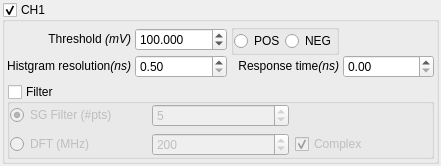
<?xml version="1.0" encoding="UTF-8"?>
<ui version="4.0">
 <class>ap240w::findSlopeForm</class>
 <widget class="QWidget" name="ap240w::findSlopeForm">
  <property name="geometry">
   <rect>
    <x>0</x>
    <y>0</y>
    <width>441</width>
    <height>139</height>
   </rect>
  </property>
  <property name="windowTitle">
   <string>Form</string>
  </property>
  <layout class="QGridLayout" name="gridLayout_2">
   <property name="leftMargin">
    <number>2</number>
   </property>
   <property name="topMargin">
    <number>2</number>
   </property>
   <property name="rightMargin">
    <number>2</number>
   </property>
   <property name="bottomMargin">
    <number>2</number>
   </property>
   <item row="0" column="0">
    <layout class="QVBoxLayout" name="verticalLayout">
     <property name="spacing">
      <number>0</number>
     </property>
     <item>
      <widget class="QGroupBox" name="groupBox">
       <property name="title">
        <string>CH1</string>
       </property>
       <property name="checkable">
        <bool>true</bool>
       </property>
       <layout class="QGridLayout" name="gridLayout_3">
        <property name="leftMargin">
         <number>2</number>
        </property>
        <property name="topMargin">
         <number>2</number>
        </property>
        <property name="rightMargin">
         <number>2</number>
        </property>
        <property name="bottomMargin">
         <number>2</number>
        </property>
        <item row="0" column="0">
         <layout class="QVBoxLayout" name="verticalLayout_2">
          <property name="spacing">
           <number>0</number>
          </property>
          <item>
           <layout class="QGridLayout" name="gridLayout_6">
            <property name="horizontalSpacing">
             <number>4</number>
            </property>
            <property name="verticalSpacing">
             <number>0</number>
            </property>
            <item row="0" column="0">
             <widget class="QLabel" name="label">
              <property name="text">
               <string>Threshold &lt;i&gt;(mV)&lt;/i&gt;</string>
              </property>
              <property name="textFormat">
               <enum>Qt::RichText</enum>
              </property>
              <property name="alignment">
               <set>Qt::AlignRight|Qt::AlignTrailing|Qt::AlignVCenter</set>
              </property>
             </widget>
            </item>
            <item row="0" column="1">
             <widget class="QDoubleSpinBox" name="doubleSpinBox">
              <property name="prefix">
               <string/>
              </property>
              <property name="suffix">
               <string/>
              </property>
              <property name="decimals">
               <number>3</number>
              </property>
              <property name="minimum">
               <double>-5000.000000000000000</double>
              </property>
              <property name="maximum">
               <double>5000.000000000000000</double>
              </property>
              <property name="singleStep">
               <double>1.000000000000000</double>
              </property>
              <property name="value">
               <double>100.000000000000000</double>
              </property>
             </widget>
            </item>
            <item row="1" column="0">
             <widget class="QLabel" name="label_3">
              <property name="text">
               <string>Histgram resolution&lt;i&gt;(ns)&lt;/i&gt;</string>
              </property>
              <property name="alignment">
               <set>Qt::AlignRight|Qt::AlignTrailing|Qt::AlignVCenter</set>
              </property>
             </widget>
            </item>
            <item row="1" column="1">
             <widget class="QDoubleSpinBox" name="doubleSpinBox_resolution">
              <property name="minimum">
               <double>0.500000000000000</double>
              </property>
              <property name="maximum">
               <double>50.000000000000000</double>
              </property>
              <property name="singleStep">
               <double>0.500000000000000</double>
              </property>
             </widget>
            </item>
            <item row="0" column="2">
             <widget class="QGroupBox" name="groupBox_2">
              <property name="title">
               <string/>
              </property>
              <layout class="QHBoxLayout" name="horizontalLayout_2">
               <property name="leftMargin">
                <number>0</number>
               </property>
               <property name="topMargin">
                <number>0</number>
               </property>
               <property name="rightMargin">
                <number>0</number>
               </property>
               <property name="bottomMargin">
                <number>0</number>
               </property>
               <item>
                <layout class="QHBoxLayout" name="horizontalLayout">
                 <property name="spacing">
                  <number>0</number>
                 </property>
                 <item>
                  <widget class="QRadioButton" name="radioButton_pos">
                   <property name="text">
                    <string>POS</string>
                   </property>
                  </widget>
                 </item>
                 <item>
                  <widget class="QRadioButton" name="radioButton_neg">
                   <property name="text">
                    <string>NEG</string>
                   </property>
                  </widget>
                 </item>
                </layout>
               </item>
              </layout>
             </widget>
            </item>
            <item row="1" column="2">
             <widget class="QLabel" name="label_2">
              <property name="text">
               <string>&lt;html&gt;&lt;head/&gt;&lt;body&gt;&lt;p&gt;Response time&lt;span style=&quot; font-style:italic;&quot;&gt;(ns)&lt;/span&gt;&lt;/p&gt;&lt;/body&gt;&lt;/html&gt;</string>
              </property>
              <property name="alignment">
               <set>Qt::AlignRight|Qt::AlignTrailing|Qt::AlignVCenter</set>
              </property>
             </widget>
            </item>
            <item row="1" column="3">
             <widget class="QDoubleSpinBox" name="doubleSpinBox_resp"/>
            </item>
           </layout>
          </item>
         </layout>
        </item>
        <item row="1" column="0">
         <widget class="QGroupBox" name="groupBox_filter">
          <property name="title">
           <string>Filter</string>
          </property>
          <property name="flat">
           <bool>true</bool>
          </property>
          <property name="checkable">
           <bool>true</bool>
          </property>
          <property name="checked">
           <bool>false</bool>
          </property>
          <layout class="QGridLayout" name="gridLayout_4">
           <property name="leftMargin">
            <number>0</number>
           </property>
           <property name="topMargin">
            <number>0</number>
           </property>
           <property name="rightMargin">
            <number>0</number>
           </property>
           <property name="bottomMargin">
            <number>0</number>
           </property>
           <item row="0" column="0">
            <layout class="QGridLayout" name="gridLayout">
             <item row="0" column="0">
              <widget class="QRadioButton" name="radioButton_sg">
               <property name="text">
                <string>SG Filter (#pts)</string>
               </property>
               <property name="checked">
                <bool>true</bool>
               </property>
              </widget>
             </item>
             <item row="1" column="1">
              <widget class="QSpinBox" name="spinBox_dft">
               <property name="minimum">
                <number>1</number>
               </property>
               <property name="maximum">
                <number>1000</number>
               </property>
               <property name="value">
                <number>200</number>
               </property>
              </widget>
             </item>
             <item row="0" column="1">
              <widget class="QSpinBox" name="spinBox_sg">
               <property name="minimum">
                <number>3</number>
               </property>
               <property name="maximum">
                <number>1024</number>
               </property>
               <property name="singleStep">
                <number>2</number>
               </property>
               <property name="value">
                <number>5</number>
               </property>
              </widget>
             </item>
             <item row="1" column="0">
              <widget class="QRadioButton" name="radioButton_dft">
               <property name="text">
                <string>DFT (MHz)</string>
               </property>
              </widget>
             </item>
             <item row="1" column="2">
              <widget class="QCheckBox" name="checkBox">
               <property name="text">
                <string>Complex</string>
               </property>
               <property name="checked">
                <bool>true</bool>
               </property>
              </widget>
             </item>
            </layout>
           </item>
          </layout>
         </widget>
        </item>
       </layout>
      </widget>
     </item>
    </layout>
   </item>
  </layout>
 </widget>
 <resources/>
 <connections/>
</ui>
